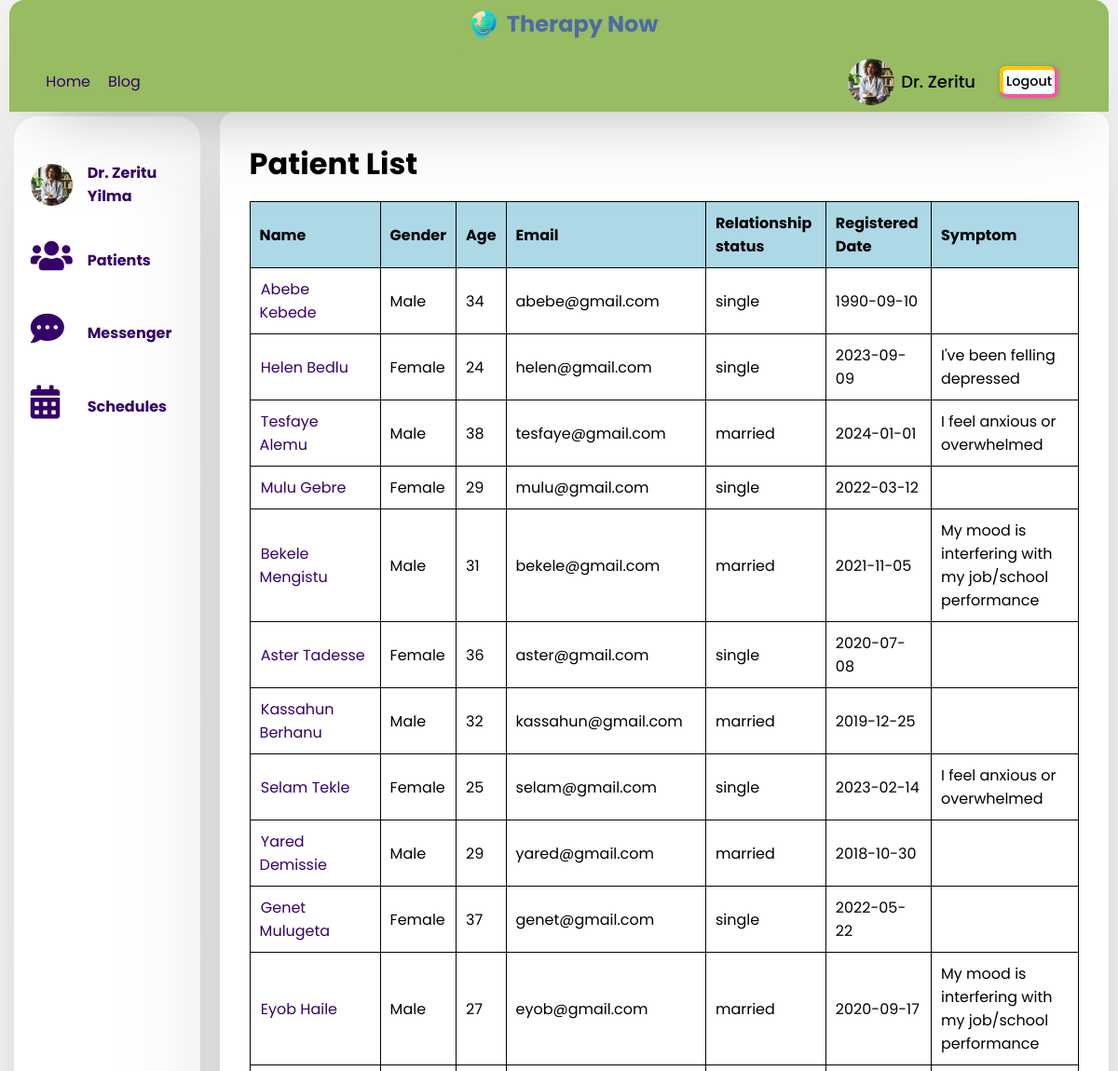
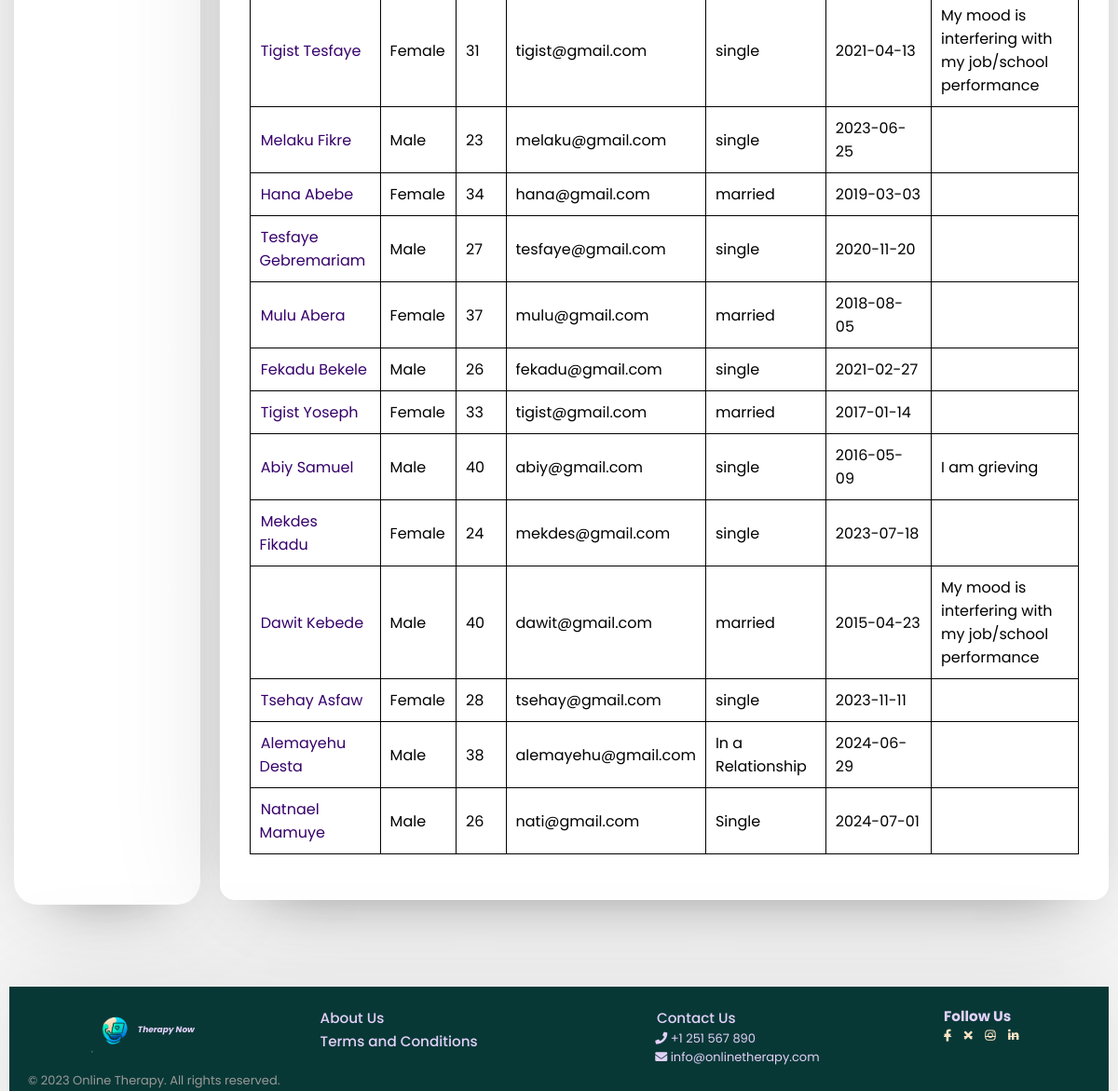
The page /profile.php?link=patient (signed in) on the database its author committed (2 pictures, top to bottom).
### tables this page shows
CREATE TABLE `therapist` (
  `unique_id` int(11) NOT NULL,
  `fname` text NOT NULL,
  `lname` text NOT NULL,
  `email` text NOT NULL,
  `password` text NOT NULL,
  `specialization` text DEFAULT NULL,
  `img` text DEFAULT NULL,
  `phone` text DEFAULT NULL,
  `status` text DEFAULT NULL,
  `r_date` date DEFAULT curdate(),
  `r_time` time DEFAULT curtime(),
  `gender` varchar(30) NOT NULL,
  `birthDate` int(11) NOT NULL
);

CREATE TABLE `users` (
  `user_id` int(11) NOT NULL,
  `unique_id` int(255) NOT NULL,
  `fname` varchar(255) NOT NULL,
  `lname` varchar(255) NOT NULL,
  `email` varchar(255) NOT NULL,
  `password` varchar(255) NOT NULL,
  `img` varchar(255) NOT NULL,
  `status` varchar(255) NOT NULL,
  `gender` varchar(10) DEFAULT NULL,
  `birthdate` date DEFAULT NULL,
  `relationship` varchar(100) DEFAULT NULL,
  `r_date` date DEFAULT curdate(),
  `r_time` time DEFAULT curtime()
);

CREATE TABLE `appointment` (
  `id` int(11) NOT NULL,
  `user_id` int(11) DEFAULT NULL,
  `therapist_id` int(11) DEFAULT NULL,
  `date` date NOT NULL,
  `start_time` time NOT NULL,
  `end_time` time NOT NULL,
  `r_date` date DEFAULT curdate(),
  `r_time` time DEFAULT curtime(),
  `symptom` varchar(500) NOT NULL
);

### profile/patients.php (the view, shortened to what this page needs)
<div class="right patient table-container">
  <h1>Patient List</h1>
  <table>
    <tr>
      <th>Name</th>
      <th>Gender</th>
      <th>Age</th>
      <th>Email</th>
      <th>Relationship status</th>
      <th>Registered Date</th>
      <th>Symptom</th>
    </tr>
    <?php
    $output = "";
    $sql = "SELECT * FROM users";
    $query = mysqli_query($conn, $sql);
    if (mysqli_num_rows($query) > 0) {
      while ($row = mysqli_fetch_assoc($query)) {
        $birthdate = new DateTime($row['birthdate']);
        $today = new DateTime('today');
        $age = $birthdate->diff($today)->y;
        $age = $age > 0 ? $age : '';
        $user_id = $row['unique_id'];
        $sql2 = "SELECT symptom FROM appointment WHERE user_id = $user_id";
        $query2 = mysqli_query($conn, $sql2);
        if (mysqli_num_rows($query2) > 0) {
          while ($row2 = mysqli_fetch_assoc($query2)) {
            $symptom =  $row2['symptom'];
          }
        } else {
          $symptom = "";
        }
        $output .= '
          <tr>
            <td>
              <a href="profile.php?user_id=' . $row['unique_id'] . '&link=user_profile">'
                . $row['fname'] . ' ' . $row['lname'] . '</td>
              </a>
            <td>' . $row['gender'] . '</td>
            <td>' . $age . '</td>
            <td>' . $row['email'] . '</td>
            <td>' . $row['relationship'] . '</td>
            <td>' . $row['r_date'] . '</td>
            <td>' . $symptom . '</td>
          </tr>';
      }
    }
    ?>
    <?php
    echo $output;
    ?>
  </table>
</div>

### header.php (shortened to what this page needs)
<div id="header-container">
    <div class="logo">
        <a href="index.php">
            <img src="img/logo.png" alt="">
            <h1>Therapy Now</h1>
        </a>
    </div>
    <header>
        <div class="navigation-menu">
            <div class="navigation-links">
                <a href="index.php">Home</a>
                <a href="blog.php">Blog</a>
            </div>
        </div>
        <?php require_once "php/config.php";
        if (!isset($_SESSION['unique_id'])) { ?>
            <div class="user-buttons c d">
                <a href="signup.php">Sign up</a>
                <a href="login.php">Log in</a>
            </div>
        <?php } else {
            $sql = mysqli_query($conn, "SELECT * FROM users WHERE unique_id = {$_SESSION['unique_id']}");
            if (mysqli_num_rows($sql) > 0) {
                $row = mysqli_fetch_assoc($sql);
            } else {
                $sql = mysqli_query($conn, "SELECT * FROM therapist WHERE unique_id = {$_SESSION['unique_id']}");
                $row = mysqli_fetch_assoc($sql);
            } ?>
            <div class="user-buttons user-profile c">
                <a href="profile.php" class="pro_link">
                    <img src="php/images/<?php echo $row['img']; ?>" alt="">
                    <span><?php echo $row['fname'] ?></span>
                </a>
                <a href="php/logout.php?logout_id=<?php echo $row['unique_id']; ?>" class="logout">Logout</a>
            </div>
        <?php } ?>
    </header>
</div>

### profile/sidebar.php (shortened to what this page needs)
<div class="left">
    <?php
    $sql = mysqli_query($conn, "SELECT * FROM therapist WHERE unique_id ={$_SESSION['unique_id']} ");
    if (mysqli_num_rows($sql) > 0) {
    ?>
    <a href="profile.php?link=profile">
        <img src="php/images/<?php echo $row['img']; ?>" alt="">
        <p><?= $row['fname'] . " " . $row['lname'] ?></p>
    </a>
    <a href="profile.php?link=patient">
        <span><i class="fas fa-solid fa-users"></i></span>
        <p>Patients</p>
    </a>
    <?php
    }
    ?>
    <a href="profile.php?link=message">
        <span><i class="fas fa-solid fa-comment-dots"></i></span>
        <p>Messenger</p>
    </a>
    <a href="profile.php?link=schedule">
        <span><i class="fas fa-solid fa-calendar-alt"></i></span>
        <p>Schedules</p>
    </a>
</div>

### style.css (style rules this page uses)
* { margin: 0; padding: 0; box-sizing: border-box; text-decoration: none; font-family: 'Poppins', sans-serif; }
body { display: flex; flex-direction: column; align-items: center; justify-content: space-between; min-height: 100vh; background: #f7f7f7; padding: 0 10px; }
.wrapper, #header-container, footer { box-shadow: 0 0 128px 0 rgba(0, 0, 0, 0.1), 0 32px 64px -48px rgba(0, 0, 0, 0.5); }
#header-container, footer { background-color: #fff; }
img { width: 50px; height: 50px; }
#header-container .logo img { width: 50px; }
#header-container .logo h1 { color: #4E6BA4; }
#header-container { z-index: 1; background-color: #97BC62; display: flex; align-items: center; justify-content: space-around; width: 100%; height: 120px; position: sticky; top: 0; left: 0; flex-direction: column; border-top-left-radius: 16px; border-top-right-radius: 16px; }
#header-container header { display: flex; align-items: center; justify-content: space-around; display: flex; width: 100%; height: auto; flex-grow: 1; }
#header-container .navigation-menu { flex-grow: 0.5; width: 100%; margin-left: 2em; }
#header-container a { margin: 1%; }
#header-container .c a { text-align: center; cursor: pointer; text-decoration: none; color: #000; background: #fff; margin: 10px; border-radius: 10%; padding: 0.2em; font-size: 0.9em; font-weight: 500; box-shadow: rgb(255, 198, 0) -2px -2px 0px 2px, rgb(246, 84, 174) 0px 0px 0px 4px, rgba(0, 0, 0, 0.05) 0px 0px 2px 7px; transition: all 0.2s; }
#header-container .c a.pro_link { display: flex; align-items: center; background: none; bottom: none; box-shadow: none; min-width: 150px; max-width: 150px; margin-left: 0; }
#header-container .user-profile { display: flex; width: 50%; align-items: center; justify-content: flex-end; margin-right: 3em; }
#header-container .user-profile img { object-fit: cover; border-radius: 50%; height: 50px; width: 50px; }
#header-container .user-profile span { font-size: 18px; font-weight: 500; color: #000; margin-left: 5%; }
#header-container .logo a { margin: 0; padding: 0; display: flex; color: #333; align-items: center; }
.navigation-menu { flex-grow: 0.5; width: 100%; margin-left: 2em; }
a { margin: 1%; }
.c a { text-align: center; cursor: pointer; text-decoration: none; color: #000; background: #fff; margin: 10px; border-radius: 10%; padding: 0.2em; font-size: 0.9em; font-weight: 500; box-shadow: rgb(255, 198, 0) -2px -2px 0px 2px, rgb(246, 84, 174) 0px 0px 0px 4px, rgba(0, 0, 0, 0.05) 0px 0px 2px 7px; transition: all 0.2s; }
.c a.pro_link { display: flex; align-items: center; background: none; bottom: none; box-shadow: none; min-width: 150px; max-width: 150px; margin-left: 0; }
#header-container .logo a { font-size: clamp(0.75em, 1vw, 2vw); margin: 0; padding: 0; display: flex; color: #333; }
.profile-container .left { max-width: 350px; flex-grow: 1; width: 40%; height: 86vh; margin: 5px; padding: 1em; display: flex; flex-direction: column; background: #fff; border-radius: 25px; box-shadow: 0 0 128px 0 rgba(0, 0, 0, 0.1), 0 32px 64px -48px rgba(0, 0, 0, 0.5); }
.profile-container .left { width:min-content; }
.profile-container .left a { text-decoration: none; font-size: medium; margin-top: 2em; font-weight: bold; width: 100%; border-radius: 16px; display: flex; align-items: center; padding-right: 1em; gap: 1em; }
.profile-container .left a :first-child { border-radius: 50%; height: 45px; width: 45px; font-size: 1.5em; }
.profile-container .right { max-height: 86vh; overflow: auto; flex-grow: 2; padding: 2em; display: flex; flex-direction: column; gap: 1em; border-radius: 25px; background: #fff; border-radius: 16px; box-shadow: 0 0 128px 0 rgba(0, 0, 0, 0.1), 0 32px 64px -48px rgba(0, 0, 0, 0.5); }
.profile-container .patient table, .profile-container .schedule table { border-collapse: collapse; width: 100%; }
.profile-container .patient table th, .profile-container .patient table td, .profile-container .schedule table th, .profile-container .schedule table td { border: 1px solid black; padding: 10px; text-align: left; }
.profile-container .patient table th, .profile-container .schedule table th { background-color: lightblue; }
.profile-container .table-container { max-height: 86vh; }
a { color: #36006b; }

### rows shown on the page
therapist: img (picture), fname "Dr. Zeritu", lname "Yilma"
users: fname "Abebe", lname "Kebede", gender "Male", birthdate "34", email "abebe@gmail.com", relationship "single", r_date "1990-09-10"
users: fname "Helen", lname "Bedlu", gender "Female", birthdate "24", email "helen@gmail.com", relationship "single", r_date "2023-09-09", appointment.symptom "I've been felling depressed"
users: fname "Tesfaye", lname "Alemu", gender "Male", birthdate "38", email "tesfaye@gmail.com", relationship "married", r_date "2024-01-01", appointment.symptom "I feel anxious or overwhelmed"
users: fname "Mulu", lname "Gebre", gender "Female", birthdate "29", email "mulu@gmail.com", relationship "single", r_date "2022-03-12"
users: fname "Bekele", lname "Mengistu", gender "Male", birthdate "31", email "bekele@gmail.com", relationship "married", r_date "2021-11-05", appointment.symptom "My mood is interfering with my job/school performance"
users: fname "Aster", lname "Tadesse", gender "Female", birthdate "36", email "aster@gmail.com", relationship "single", r_date "2020-07-08"
users: fname "Kassahun", lname "Berhanu", gender "Male", birthdate "32", email "kassahun@gmail.com", relationship "married", r_date "2019-12-25"
users: fname "Selam", lname "Tekle", gender "Female", birthdate "25", email "selam@gmail.com", relationship "single", r_date "2023-02-14", appointment.symptom "I feel anxious or overwhelmed"
users: fname "Yared", lname "Demissie", gender "Male", birthdate "29", email "yared@gmail.com", relationship "married", r_date "2018-10-30"
users: fname "Genet", lname "Mulugeta", gender "Female", birthdate "37", email "genet@gmail.com", relationship "single", r_date "2022-05-22"
users: fname "Eyob", lname "Haile", gender "Male", birthdate "27", email "eyob@gmail.com", relationship "married", r_date "2020-09-17", appointment.symptom "My mood is interfering with my job/school performance"
users: fname "Tigist", lname "Tesfaye", gender "Female", birthdate "31", email "tigist@gmail.com", relationship "single", r_date "2021-04-13", appointment.symptom "My mood is interfering with my job/school performance"
users: fname "Melaku", lname "Fikre", gender "Male", birthdate "23", email "melaku@gmail.com", relationship "single", r_date "2023-06-25"
users: fname "Hana", lname "Abebe", gender "Female", birthdate "34", email "hana@gmail.com", relationship "married", r_date "2019-03-03"
users: fname "Tesfaye", lname "Gebremariam", gender "Male", birthdate "27", email "tesfaye@gmail.com", relationship "single", r_date "2020-11-20"
users: fname "Mulu", lname "Abera", gender "Female", birthdate "37", email "mulu@gmail.com", relationship "married", r_date "2018-08-05"
users: fname "Fekadu", lname "Bekele", gender "Male", birthdate "26", email "fekadu@gmail.com", relationship "single", r_date "2021-02-27"
users: fname "Tigist", lname "Yoseph", gender "Female", birthdate "33", email "tigist@gmail.com", relationship "married", r_date "2017-01-14"
users: fname "Abiy", lname "Samuel", gender "Male", birthdate "40", email "abiy@gmail.com", relationship "single", r_date "2016-05-09", appointment.symptom "I am grieving"
users: fname "Mekdes", lname "Fikadu", gender "Female", birthdate "24", email "mekdes@gmail.com", relationship "single", r_date "2023-07-18"
users: fname "Dawit", lname "Kebede", gender "Male", birthdate "40", email "dawit@gmail.com", relationship "married", r_date "2015-04-23", appointment.symptom "My mood is interfering with my job/school performance"
users: fname "Tsehay", lname "Asfaw", gender "Female", birthdate "28", email "tsehay@gmail.com", relationship "single", r_date "2023-11-11"
users: fname "Alemayehu", lname "Desta", gender "Male", birthdate "38", email "alemayehu@gmail.com", relationship "In a Relationship", r_date "2024-06-29"
users: fname "Natnael", lname "Mamuye", gender "Male", birthdate "26", email "nati@gmail.com", relationship "Single", r_date "2024-07-01"
